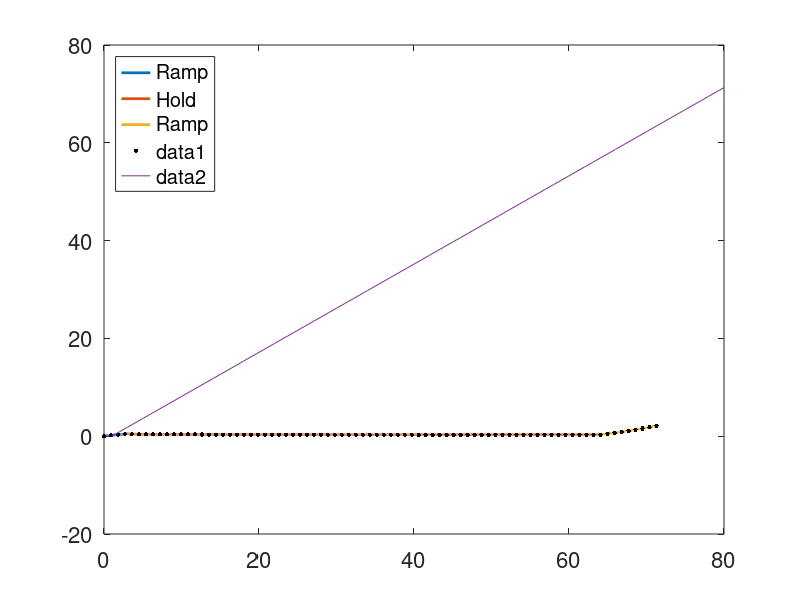

Reproduce this figure in MATLAB.
%% Demo: Fitting ViscoElastic Model to Raw Data

clear; clc; close all

%import raw data
load dependencies/RawUniaxialData.mat

%visualize raw data from ramp-hold-ramp to failure test
plot(t(1:t1i),S(1:t1i),'linewidth',2,'displayname','Ramp'); hold on
plot(t(t1i:t2i),S(t1i:t2i),'linewidth',2,'displayname','Hold'); hold on
plot(t(t2i:end),S(t2i:end),'linewidth',2,'displayname','Ramp'); hold on
legend('location','northwest')
set(gca,'fontsize',16)

%create decimated datasets for fitting
time = linspace(0,t(end),80);
strain = interp1(t,s,time);
stress = interp1(t,S,time);

plot(time,stress,'k.','markersize',10); hold on
plot(time)